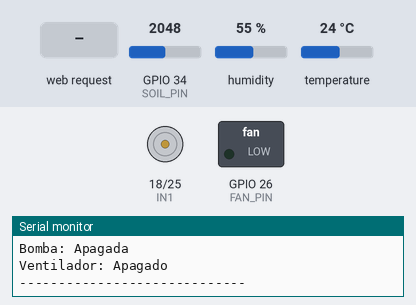
A sketch run on a simulated ESP32. Parts: motor-driver pin pairs drawn as motors (green arrow = first pin HIGH = forward, orange = second pin HIGH = backward, longer = more drive), switched loads named in the sketch (green lamp = pin HIGH), the last lines printed to the serial monitor. The inputs (shaded band) are chosen by the test bench; at power-on: temperature 24 °C, GPIO 34 (SOIL_PIN) = 2048, humidity 55 %. WiFi joins after 1.5 s; servers stay silent unless stated.

Above: at 3.7 s.
3.8 s: temperature set to 26 °C
7.7 s: temperature set to 29 °C
At 11.3 s:
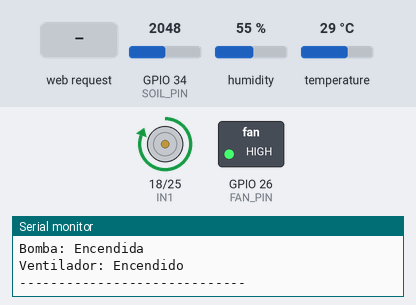
12.0 s: HTTP request GET /modo/manual received
16.0 s: HTTP request GET /bomba/off received
At 16.8 s:
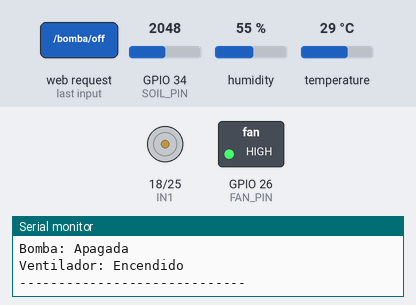
17.5 s: HTTP request GET /bomba/on received
At 18.0 s:
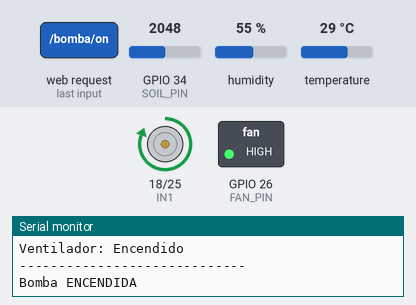
19.0 s: HTTP request GET /ventilador/off received
At 19.4 s:
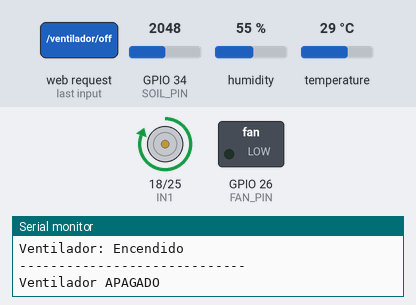
Timing chart, 0 to 21.5 s (numbered marks = the images above; inputs shaded):
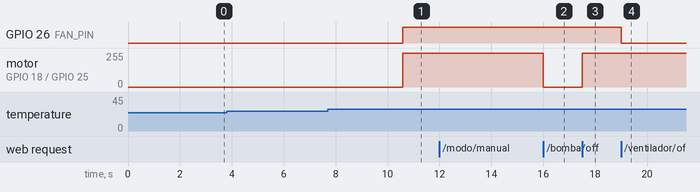

Measured:
- the behaviour switches between 27 and 28 °C on temperature (found by bisection; images 0 and 1)
- after the input at 7.7 s, GPIO 26 (FAN_PIN): LOW → HIGH after 2.9 s; motor on GPIO 18 (IN1) / GPIO 25 (IN2): stopped → forward 255/255 after 2.9 s
- after the input at 16.0 s, motor on GPIO 18 (IN1) / GPIO 25 (IN2): forward 255/255 → stopped at once
- after the input at 17.5 s, motor on GPIO 18 (IN1) / GPIO 25 (IN2): stopped → forward 255/255 at once
- after the input at 19.0 s, GPIO 26 (FAN_PIN): HIGH → LOW at once

The sketch:

InterfazTODOfuncional.ino
```cpp
#include "DHT.h" //Permite usar los sensores de temperatura y humedad
#include <WiFi.h> //Es la librería para conectar el ESP32 a una red WiFi
#include <WebServer.h> //Permite crear un servidor web que interprete las peticiones en el ESP32

// Define el pin digital al que está conectado el sensor DHT11
#define DHTPIN 15

// Define el tipo de sensor (DHT11 en este caso)
#define DHTTYPE DHT11

// Crea un objeto 'dht' del tipo DHT, utilizando el pin y tipo definidos
DHT dht(DHTPIN, DHTTYPE);

// Define los pines de control para la bomba de agua
#define IN1 18    // Pin de control IN1 del puente H (activo para encender la bomba)
#define IN2 25    // Pin de control IN2 del puente H

// Define el pin que controla el ventilador
#define FAN_PIN 26

// Define el pin analógico conectado al sensor de humedad de suelo (MH-Sensor-Series)
#define SOIL_PIN 34

// Variables para almacenar el estado de la bomba y el ventilador
// Se encargan de definir también si el sistema está en modo manual o automático
bool bombaEncendida = false;
bool ventiladorEncendido = false;
bool modoAutomatico = true;  // Por defecto, el modo automático está activado

// Datos del sensor, se guardan las lecturas del sensor
float temperatura = 0.0;
float humedadAire = 0.0;
float humedadSueloPorcentaje = 0.0;

// Configuración de red WiFi - Se modifican los datos según las credenciales, en este caso, del teléfono de Juana
const char* ssid = "Juana";          // Nombre de la red WiFi
const char* password = "123456789"; // Contraseña de la red WiFi

// Crea un servidor web en el puerto 80
WebServer server(80);

// Función de configuración: se ejecuta una sola vez al iniciar
void setup() {
  // Primero se inicia la comunicación serial para la depuración
  Serial.begin(115200);  // Se aumenta la velocidad para mejor depuración
  delay(1000);  // Una breve pausa para estabilizar

  Serial.println("\n\n======================================");
  Serial.println("Sistema de riego y ventilación automático");
  Serial.println("======================================");

  // Configura los pines de salida para la bomba y ventilador
  pinMode(IN1, OUTPUT);
  pinMode(IN2, OUTPUT);
  pinMode(FAN_PIN, OUTPUT);

  // Asegurarse de que todo está apagado al inicio
  digitalWrite(IN1, LOW);
  digitalWrite(IN2, LOW);
  digitalWrite(FAN_PIN, LOW);

  // Inicia la comunicación con el sensor DHT11
  dht.begin();
  Serial.println("Sensor DHT iniciado");

  // Intentar conectar a la red WiFi
  conectarWiFi();

  // Configurar las rutas del servidor web
  configurarServidor();

  Serial.println("Servidor web iniciado");

  // Muestra la información sobre cómo conectarse
  mostrarInformacionConexion();
}

// Función principal que se repite constantemente
void loop() {
  // Maneja las peticiones del cliente web
  server.handleClient();

  // Lee los sensores y actualiza la interfaz cada 2 segundos, también ejecuta el control automático si está activado y muestra los datos
  static unsigned long ultimaLectura = 0;
  unsigned long tiempoActual = millis();

  if (tiempoActual - ultimaLectura >= 2000) {
    ultimaLectura = tiempoActual;

    // Lee y verifica los sensores
    if (!leerSensores()) {
      Serial.println("Error al leer sensores - omitiendo este ciclo");
      return;
    }

    // Solo controla automáticamente si el modo automático está activado
    if (modoAutomatico) {
      controlAutomatico();
    }

    // Imprimir valores en el monitor serial
    imprimirDatosSensores();
  }

  // Mostrar información de conexión periódicamente
  static unsigned long ultimaInfoConexion = 0;
  if (tiempoActual - ultimaInfoConexion >= 60000) { // Cada minuto
    ultimaInfoConexion = tiempoActual;
    mostrarInformacionConexion();
  }

  // Pequeña pausa para estabilidad
  delay(10);
}

// Función para mostrar información de la conexión
void mostrarInformacionConexion() {
  Serial.println("\n======================================");
  Serial.println("INFORMACIÓN DE CONEXIÓN:");
  Serial.print("Estado WiFi: ");
  if (WiFi.status() == WL_CONNECTED) {
    Serial.println("CONECTADO");
    Serial.print("Conectado a la red: ");
    Serial.println(ssid);
    Serial.print("Dirección IP: ");
    Serial.println(WiFi.localIP());
    Serial.print("Fuerza de señal (RSSI): ");
    Serial.print(WiFi.RSSI());
    Serial.println(" dBm");
    Serial.println("\nPara acceder al panel de control:");
    Serial.print("Abre tu navegador web y visita: http://");
    Serial.println(WiFi.localIP());
  } else {
    Serial.println("DESCONECTADO");
    Serial.println("Intentando reconectar...");
    WiFi.reconnect();
  }
  Serial.println("======================================\n");
}

// Función para conectar a la red WiFi
void conectarWiFi() {
  Serial.print("Conectando a ");
  Serial.println(ssid);

  WiFi.mode(WIFI_STA);  // Modo estación
  WiFi.begin(ssid, password); //Se conecta a WiFi

  // Espera hasta que se conecte con un timeout, espera hasta 20 segundos
  unsigned long startTime = millis();
  while (WiFi.status() != WL_CONNECTED && millis() - startTime < 20000) {
    delay(500);
    Serial.print(".");
  }

  if (WiFi.status() != WL_CONNECTED) {
    Serial.println("\nFalló la conexión WiFi. Reiniciando...");
    delay(3000);
    ESP.restart();
    return;
  }

  Serial.println("");
  Serial.println("WiFi conectado");
  Serial.print("Dirección IP: ");
  Serial.println(WiFi.localIP());
}

// Configurar las rutas del servidor web
void configurarServidor() {
  // Página principal
  server.on("/", HTTP_GET, handleRoot);

  // Obtener datos de los sensores en formato JSON
  server.on("/datos", HTTP_GET, handleDatos);

  // Rutas para controlar la bomba
  server.on("/bomba/on", HTTP_GET, handleBombaOn);
  server.on("/bomba/off", HTTP_GET, handleBombaOff);

  // Rutas para controlar el ventilador
  server.on("/ventilador/on", HTTP_GET, handleVentiladorOn);
  server.on("/ventilador/off", HTTP_GET, handleVentiladorOff);

  // Rutas para cambiar el modo (automático/manual)
  server.on("/modo/auto", HTTP_GET, handleModoAuto);
  server.on("/modo/manual", HTTP_GET, handleModoManual);

  // Iniciar el servidor
  server.begin();
}

// Leer todos los sensores
bool leerSensores() {
  // Lee la temperatura del aire desde el sensor DHT11 (en grados Celsius)
  float tempLeida = dht.readTemperature();

  // Lee la humedad del aire (porcentaje relativo)
  float humedadLeida = dht.readHumidity();

  // Verifica si hubo error al leer temperatura o humedad del DHT11
  if (isnan(tempLeida) || isnan(humedadLeida)) {
    Serial.println("Error al leer el sensor DHT11");
    return false;
  }

  // Actualiza valores solo si son válidos
  temperatura = tempLeida;
  humedadAire = humedadLeida;

  // Lee el valor analógico de humedad del suelo con protección
  int humedadSuelo = analogRead(SOIL_PIN);

  // Verifica si el valor de humedad del suelo está en rango válido
  if (humedadSuelo < 0 || humedadSuelo > 4095) {
    Serial.println("Error al leer sensor de humedad del suelo");
    return false;
  }

  // Convierte la lectura analógica a un porcentaje de humedad
  humedadSueloPorcentaje = ((4095.0 - humedadSuelo) / 4095.0) * 100.0;

  return true;
}

// Control automático basado en la temperatura
void controlAutomatico() {
  // Si la temperatura es mayor o igual a 28°C, se activan la bomba y el ventilador
  if (temperatura >= 28.0) {
    Serial.println("Temperatura alta - Activando bomba y ventilador");
    encenderBomba();
    encenderVentilador();
  } else {
    // Si la temperatura es normal, apaga los sistemas
    Serial.println("Temperatura normal - Apagando bomba y ventilador");
    apagarBomba();
    apagarVentilador();
  }
}

// Imprime los datos de los sensores en el monitor serial
void imprimirDatosSensores() {
  // Muestra la temperatura del aire
  Serial.print("Temperatura: ");
  Serial.print(temperatura);
  Serial.println(" °C");

  // Muestra la humedad del aire
  Serial.print("Humedad del aire: ");
  Serial.print(humedadAire);
  Serial.println(" %");

  // Muestra la humedad del suelo convertida a porcentaje
  Serial.print("Humedad del suelo: ");
  Serial.print(humedadSueloPorcentaje);
  Serial.println(" %");

  // Muestra el estado del modo (automático o manual)
  Serial.print("Modo: ");
  Serial.println(modoAutomatico ? "Automático" : "Manual");

  // Muestra el estado de la bomba y el ventilador
  Serial.print("Bomba: ");
  Serial.println(bombaEncendida ? "Encendida" : "Apagada");

  Serial.print("Ventilador: ");
  Serial.println(ventiladorEncendido ? "Encendido" : "Apagado");

  Serial.println("-----------------------------");
}

// Funciones para controlar la bomba
void encenderBomba() {
  digitalWrite(IN1, HIGH);
  digitalWrite(IN2, LOW);
  bombaEncendida = true;
  Serial.println("Bomba ENCENDIDA");
}

void apagarBomba() {
  digitalWrite(IN1, LOW);
  digitalWrite(IN2, LOW);
  bombaEncendida = false;
  Serial.println("Bomba APAGADA");
}

// Funciones para controlar el ventilador
void encenderVentilador() {
  digitalWrite(FAN_PIN, HIGH);
  ventiladorEncendido = true;
  Serial.println("Ventilador ENCENDIDO");
}

void apagarVentilador() {
  digitalWrite(FAN_PIN, LOW);
  ventiladorEncendido = false;
  Serial.println("Ventilador APAGADO");
}

// Manejadores para las rutas del servidor web

// Página principal (HTML) - Estación Climática
void handleRoot() { //Muestra la página web con botones
  String html = "<!DOCTYPE html><html>"
    "<head>"
    "<meta charset='UTF-8'>"
    "<meta name='viewport' content='width=device-width, initial-scale=1.0'>"
    "<title>Estación Climática</title>"
    "<style>"
    "body{font-family:Arial;margin:0;padding:20px;background:#f0f0f0;color:#333;}"
    ".container{max-width:600px;margin:0 auto;background:white;border-radius:10px;padding:20px;box-shadow:0 0 10px rgba(0,0,0,0.1);}"
    "h1{color:#2196F3;text-align:center;}"
    ".sensor-data{background:#e8f5e9;padding:15px;border-radius:8px;margin-bottom:20px;}"
    ".control-panel{background:#e3f2fd;padding:15px;border-radius:8px;margin-bottom:20px;}"
    ".button-group{display:flex;justify-content:space-between;margin-bottom:15px;}"
    "button{background:#2196F3;color:white;border:none;padding:10px 15px;border-radius:5px;cursor:pointer;flex-grow:1;margin:0 5px;font-weight:bold;}"
    "button.active{background:#4CAF50;}"
    "button.inactive{background:#f44336;}"
    "button:disabled{background:#ccc;cursor:not-allowed;}"
    ".mode-toggle{display:flex;justify-content:center;margin-bottom:20px;}"
    ".mode-toggle button{width:48%;}"
    "</style>"
    "</head>"
    "<body>"
    "<div class='container'>"
    "<h1>Estación Climática</h1>"

    "<div class='sensor-data'>"
    "<h2>Datos de Sensores</h2>"
    "<p><strong>Temperatura:</strong> <span id='temperatura'>--</span> °C</p>"
    "<p><strong>Humedad del Aire:</strong> <span id='humedad-aire'>--</span>%</p>"
    "<p><strong>Humedad del Suelo:</strong> <span id='humedad-suelo'>--</span>%</p>"
    "</div>"

    "<div class='control-panel'>"
    "<h2>Panel de Control</h2>"

    "<div class='mode-toggle'>"
    "<button id='modo-auto' onclick='cambiarModo(\"auto\")'>Modo Automático</button>"
    "<button id='modo-manual' onclick='cambiarModo(\"manual\")'>Modo Manual</button>"
    "</div>"

    "<div class='button-group'>"
    "<button id='bomba-on' onclick='controlarBomba(\"on\")'>Encender Bomba</button>"
    "<button id='bomba-off' onclick='controlarBomba(\"off\")'>Apagar Bomba</button>"
    "</div>"

    "<div class='button-group'>"
    "<button id='ventilador-on' onclick='controlarVentilador(\"on\")'>Encender Ventilador</button>"
    "<button id='ventilador-off' onclick='controlarVentilador(\"off\")'>Apagar Ventilador</button>"
    "</div>"
    "</div>"
    "</div>"

    "<script>"
    "let modoAutomatico=true;"
    "let bombaEncendida=false;"
    "let ventiladorEncendido=false;"

    "function actualizarInterfaz(){"
    "document.getElementById('modo-auto').className=modoAutomatico?'active':'';"
    "document.getElementById('modo-manual').className=!modoAutomatico?'active':'';"
    "document.getElementById('bomba-on').disabled=modoAutomatico;"
    "document.getElementById('bomba-off').disabled=modoAutomatico;"
    "document.getElementById('ventilador-on').disabled=modoAutomatico;"
    "document.getElementById('ventilador-off').disabled=modoAutomatico;"
    "document.getElementById('bomba-on').className=bombaEncendida?'active':'';"
    "document.getElementById('bomba-off').className=!bombaEncendida?'active':'';"
    "document.getElementById('ventilador-on').className=ventiladorEncendido?'active':'';"
    "document.getElementById('ventilador-off').className=!ventiladorEncendido?'active':'';"
    "}"

    "function obtenerDatos(){"
    "fetch('/datos')"
    ".then(response=>response.json())"
    ".then(data=>{"
    "document.getElementById('temperatura').textContent=data.temperatura.toFixed(1);"
    "document.getElementById('humedad-aire').textContent=data.humedadAire.toFixed(1);"
    "document.getElementById('humedad-suelo').textContent=data.humedadSuelo.toFixed(1);"
    "modoAutomatico=data.modoAutomatico;"
    "bombaEncendida=data.bombaEncendida;"
    "ventiladorEncendido=data.ventiladorEncendido;"
    "actualizarInterfaz();"
    "})"
    ".catch(error=>console.error('Error:',error));"
    "}"

    "function cambiarModo(modo){"
    "fetch(`/modo/${modo}`)"
    ".then(response=>response.json())"
    ".then(data=>{"
    "modoAutomatico=data.modoAutomatico;"
    "actualizarInterfaz();"
    "})"
    ".catch(error=>console.error('Error:',error));"
    "}"

    "function controlarBomba(accion){"
    "if(modoAutomatico)return;"
    "fetch(`/bomba/${accion}`)"
    ".then(response=>response.json())"
    ".then(data=>{"
    "bombaEncendida=data.bombaEncendida;"
    "actualizarInterfaz();"
    "})"
    ".catch(error=>console.error('Error:',error));"
    "}"

    "function controlarVentilador(accion){"
    "if(modoAutomatico)return;"
    "fetch(`/ventilador/${accion}`)"
    ".then(response=>response.json())"
    ".then(data=>{"
    "ventiladorEncendido=data.ventiladorEncendido;"
    "actualizarInterfaz();"
    "})"
    ".catch(error=>console.error('Error:',error));"
    "}"

    "setInterval(obtenerDatos,2000);"
    "obtenerDatos();"
    "</script>"
    "</body></html>";

  server.send(200, "text/html", html);
}

// Enviar datos de los sensores en formato JSON
//Son respuestas JSON con los valores actuales de los sensores y estados de la bomba, el ventilador y el modo automático.
void handleDatos() {
  String json = "{";
  json += "\"temperatura\": " + String(temperatura) + ",";
  json += "\"humedadAire\": " + String(humedadAire) + ",";
  json += "\"humedadSuelo\": " + String(humedadSueloPorcentaje) + ",";
  json += "\"bombaEncendida\": " + String(bombaEncendida ? "true" : "false") + ",";
  json += "\"ventiladorEncendido\": " + String(ventiladorEncendido ? "true" : "false") + ",";
  json += "\"modoAutomatico\": " + String(modoAutomatico ? "true" : "false");
  json += "}";

  server.send(200, "application/json", json);
}

// Manejadores para controlar la bomba, es decir, encender o apagar la bomba, se confirma en un mensaje
void handleBombaOn() {
  if (!modoAutomatico) {
    encenderBomba();
  }

  String json = "{\"bombaEncendida\": " + String(bombaEncendida ? "true" : "false") + "}";
  server.send(200, "application/json", json);
}

void handleBombaOff() {
  if (!modoAutomatico) {
    apagarBomba();
  }

  String json = "{\"bombaEncendida\": " + String(bombaEncendida ? "true" : "false") + "}";
  server.send(200, "application/json", json);
}

// Manejadores para controlar el ventilador, es decir, encender o apagar el ventilador, se confirma en un mensaje
void handleVentiladorOn() {
  if (!modoAutomatico) {
    encenderVentilador();
  }

  String json = "{\"ventiladorEncendido\": " + String(ventiladorEncendido ? "true" : "false") + "}";
  server.send(200, "application/json", json);
}

void handleVentiladorOff() {
  if (!modoAutomatico) {
    apagarVentilador();
  }

  String json = "{\"ventiladorEncendido\": " + String(ventiladorEncendido ? "true" : "false") + "}";
  server.send(200, "application/json", json);
}

// Manejadores para cambiar el modo
// Se activa o desactiva el modo automático del sistema
void handleModoAuto() {
  modoAutomatico = true;

  String json = "{\"modoAutomatico\": true}";
  server.send(200, "application/json", json);
}

void handleModoManual() {
  modoAutomatico = false;

  String json = "{\"modoAutomatico\": false}";
  server.send(200, "application/json", json);
}
```
